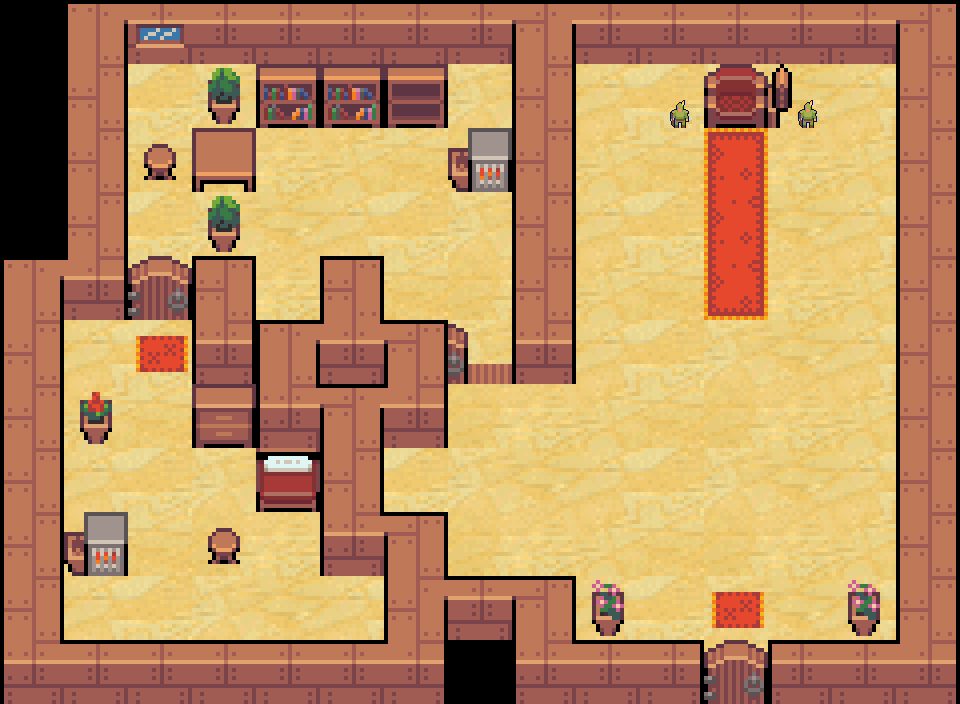

Tiled map render using the project's own tile images. Description and the map definition, with tile-layer contents summarised, below:
An orthogonal 60x44 tile map with 16x16 px tiles, 2 tile layers (图块层 1, Soldier), 2 tilesets and 31 objects (Boat, King, Fly).

<map version="1.10" tiledversion="1.11.0" orientation="orthogonal" renderorder="right-down" width="60" height="44" tilewidth="16" tileheight="16" infinite="0" nextlayerid="9" nextobjectid="41">
 <tileset firstgid="1" source="castle.tsx" />
 <tileset firstgid="2641" source="D_Idle.tsx" />
 <layer id="1" name="图块层 1" width="60" height="44">
  <data>[2640 cells, 2640 non-empty, 2640 distinct tile ids]</data>
 </layer>
 <objectgroup id="2" name="Collision">
  <properties>
   <property name="Collision" type="bool" value="true" />
  </properties>
  <object id="1" x="2" y="257" width="60" height="448" />
  <object id="2" x="61" y="640" width="385" height="65" />
  <object id="3" x="64" y="1" width="61" height="317" />
  <object id="4" x="513" y="640" width="188" height="64" />
  <object id="5" x="769" y="642" width="189" height="60" />
  <object id="6" x="897" y="1" width="62" height="638" />
  <object id="8" x="374" y="1205" />
  <object id="9" x="126" y="0" width="769" height="62" />
  <object id="10" x="512" y="62" width="63" height="319" />
  <object id="11" x="193" y="258" width="62" height="187" />
  <object id="12" x="256" y="322" width="190" height="128" />
  <object id="13" x="321" y="257" width="62" height="64" />
  <object id="14" x="323" y="450" width="59" height="124" />
  <object id="15" x="383" y="514" width="63" height="126" />
  <object id="17" x="447" y="575" width="127" height="67" />
  <object id="18" x="257" y="63" width="189" height="64" />
  <object id="19" x="446" y="126" width="67" height="67" />
  <object id="20" x="256" y="450" width="67" height="60" />
  <object id="21" x="207" y="62" width="33" height="66" />
  <object id="22" x="193" y="128" width="62" height="64" />
  <object id="23" x="208" y="194" width="33" height="63" />
  <object id="24" x="144" y="144" width="32" height="35" />
  <object id="25" x="78" y="383" width="33" height="64" />
  <object id="26" x="64" y="511" width="62" height="67" />
  <object id="27" x="210" y="528" width="28" height="34" />
  <object id="28" x="591" y="575" width="34" height="64" />
  <object id="29" x="846" y="577" width="33" height="62" />
  <object id="37" x="704" y="638.667" width="64.6667" height="62.6667" />
 </objectgroup>
 <objectgroup id="6" name="GoldOre" />
 <layer id="4" name="Soldier" width="60" height="44">
  <data>[2640 cells, 12 non-empty, 6 distinct tile ids]</data>
 </layer>
 <objectgroup id="3" name="Boat">
  <properties>
   <property name="Gate" type="object" value="32" />
  </properties>
  <object id="38" name="Boat" x="728.667" y="615.333" width="14.6667" height="11.3333" />
 </objectgroup>
 <objectgroup id="5" name="Objects">
  <object id="40" name="King" x="731" y="138" width="10.5" height="10.5">
   <properties>
    <property name="index" type="int" value="0" />
    <property name="npcFunction" value="quest" />
    <property name="type" value="NPC" />
   </properties>
  </object>
 </objectgroup>
 <objectgroup id="7" name="TransportPoint">
  <object id="39" name="Fly" x="728.5" y="616" width="14.5" height="10.5" />
 </objectgroup>
 <objectgroup id="8" name="Apple" />
</map>
